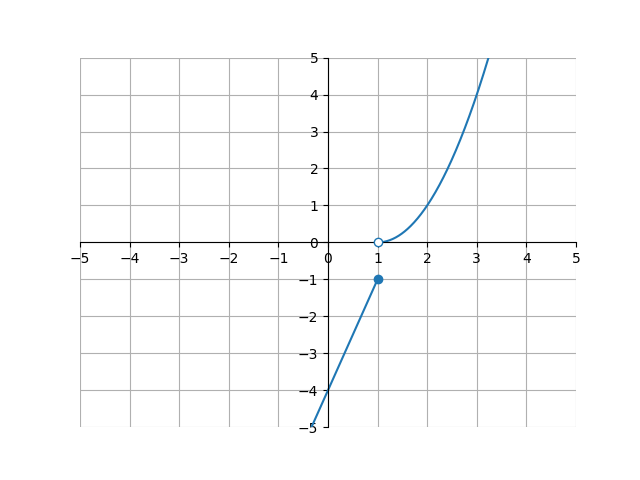

Recreate this plot in Python.
import matplotlib.pyplot as plt
import numpy as np

def f1(x):
	if x > 1:
		return (x-1)**2

def f2(x):
	if x <=1:
		return 3*x-4

x = np.linspace(-5, 5, 1000)

y=[]
for i in x:
	y.append(f1(i))

z=[]
for i in x:
	z.append(f2(i))

ax = plt.gca()
ax.spines['top'].set_color('none')
ax.spines['left'].set_position('zero')
ax.spines['right'].set_color('none')
ax.spines['bottom'].set_position('zero')

plt.xlim(-5, 5)
plt.ylim(-5, 5)
plt.xticks(np.arange(min(x), max(x)+1, 1.0))
plt.yticks(np.arange(-5, 5+1, 1.0))
plt.plot(x, y)
plt.plot(x, z, c='C0')
plt.plot(1, -1, 'wo', markeredgecolor='C0', markerfacecolor='C0')
plt.plot(1, 0, 'wo', markeredgecolor='C0', markerfacecolor='w', zorder=500)
plt.grid(True)
plt.show()
